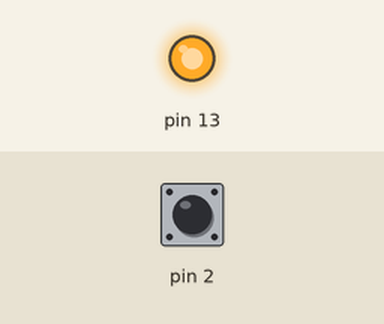
Simulated run of this sketch. Board: Arduino Uno, built with avr-gcc and run on an emulated ATmega328P. Shown: output pins drawn as LEDs (lit = HIGH). Inputs (shaded band) come from the test bench; at power-on: pin 2 HIGH.

Above: at 1.2 s.
1.3 s: pin 2 pulled LOW for 0.15 s
At 1.37 s:
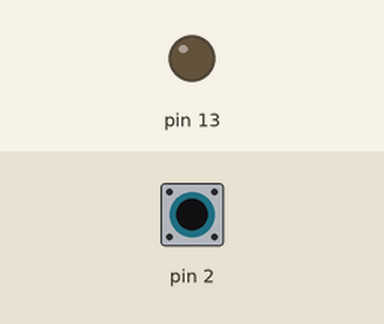
2.9 s: pin 2 pulled LOW for 3.2 s
At 7.3 s:
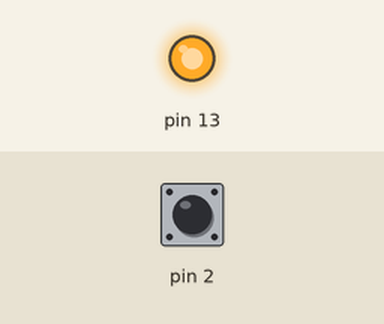
Timing chart, 0 to 8.8 s (numbered marks = the images above; inputs shaded):
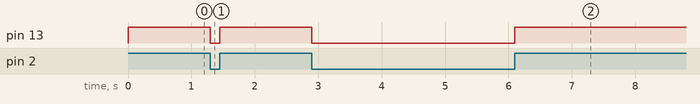

Measured:
- after the input at 1.3 s, pin 13: HIGH → LOW at once, → HIGH 0.15 s later
- after the input at 2.9 s, pin 13: HIGH → LOW at once, → HIGH 3.2 s later

The sketch:

bool.ino
```cpp
/*
 * 布尔变量应用示例
 *
 * 本示例程序演示如何使用布尔型数据变量。通过本程序，Arduino将利用
 * 布尔型变量存储引脚2的电平状态，并根据变量数值点亮或熄灭引脚13上
 * 连接的LED。
 *
 * 电路：
 * 引脚2连接轻触开关，开关另一端接地
 * 引脚13上安装有开发板内置LED
 *
 *
*/
boolean pushButton; // 创建布尔型变量

void setup() {
  pinMode(2, INPUT_PULLUP); //将引脚2设置为输入上拉模式
  pinMode(13, OUTPUT);      //将引脚13设置为输出模式
}

void loop() {
  pushButton = digitalRead(2); //读取引脚2电平状态并将其赋值给布尔变量

  if (pushButton){          //根据布尔变量数值点亮或者熄灭LED
    digitalWrite(13, HIGH); //布尔变量数值为真（true）时点亮LED
  } else {
    digitalWrite(13, LOW);  //布尔变量数值为假（false）时熄灭LED
  }
}
```
